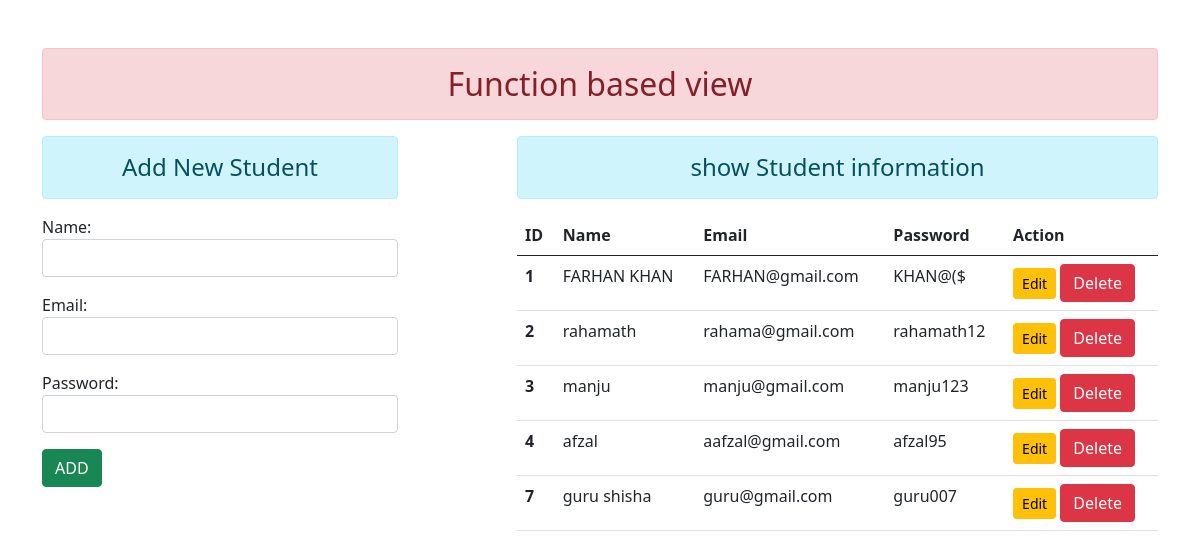
The page / on the database its author committed.
### subapp/models.py (models this page shows)
class user(models.Model):
    Name = models.CharField(max_length=70)
    email = models.EmailField(max_length=70)
    password = models.CharField(max_length=70)

### subapp/views.py (the view)
# urls.py: path('',views.add_show,name="addandshow"),
def add_show(request):
    if request.method =='POST':
        fm = StudentRegistration(request.POST)
        if fm.is_valid():
            nm=fm.cleaned_data['Name']
            em=fm.cleaned_data['email']
            pw=fm.cleaned_data['password']
            reg=user(Name=nm, email=em, password=pw)
            reg.save()
            fm = StudentRegistration()
    else:
        fm = StudentRegistration()
    stud = user.objects.all()
    return render(request, 'addandshow.html',{'form':fm,'stu':stud})

### subapp/forms.py
class StudentRegistration(forms.ModelForm):
    class Meta:
        model =user
        fields = ['Name','email','password']
        widgets = {
            'Name':forms.TextInput(attrs={'class':'form-control'}),
            'email':forms.EmailInput(attrs={'class':'form-control'}),
            'password':forms.PasswordInput(render_value=True, attrs={'class':'form-control'}),
        }

### subapp/templates/addandshow.html (shortened to what this page needs)
{% extends 'base.html'%} {% block content %}
<div class="row">
    <div class="col-sm-4">
        <h4 class="text-center alert alert-info">Add New Student </h4>
        <form action="" method="POST">
            {%csrf_token %} {{form.as_p}}
            <input type="submit" class="btn btn-success" value="ADD">
        </form>
    </div>
    <div class="col-sm-7 offset-1">
        <h4 class="text-center alert alert-info">show Student information</h4>
        {% if stu %}
        <table class="table table-hover">
            <thead>
                <tr>
                    <th scope="col">ID</th>
                    <th scope="col">Name</th>
                    <th scope="col">Email</th>
                    <th scope="col">Password</th>
                    <th scope="col">Action</th>
                </tr>
            </thead>
            <tbody>
                {% for st in stu %}
                <tr>
                    <th scope="row">{{st.id}}</th>
                    <td>{{st.Name}}</td>
                    <td>{{st.email}}</td>
                    <td>{{st.password}}</td>
                    <td>
                        <a href="{% url 'updatedata' st.id%}" class="btn btn-warning btn-sm">Edit</a>
                        <form action="{% url 'deletedata' st.id %}" method="POST" class="d-inline">
                            <input type="submit" class="btn btn-danger" value="Delete">
                        </form>
                </tr>
                {% endfor %}
            </tbody>
        </table>
        {% else %}
        <h4 class="text-center alert alert-warning">No Records</h4>
        {% endif %}
    </div>
</div>
{% endblock content %}

### subapp/templates/base.html (shortened to what this page needs)
<!DOCTYPE html>
{% load static %}
<html lang="en">
<head>
    <link rel="stylesheet" href="{% static 'css/bootstrap.css' %}">
</head>
<body>
    <div class="container mt-5">
    <h2 class="text-center alert alert-danger">Function based view </h2>
     {% block content %}
     {% endblock content %}
     </div>
</body>
</html>

### rows shown on the page
user: id "1", Name "FARHAN KHAN", email "FARHAN@gmail.com", password "KHAN@($"
user: id "2", Name "rahamath", email "rahama@gmail.com", password "rahamath12"
user: id "3", Name "manju", email "manju@gmail.com", password "manju123"
user: id "4", Name "afzal", email "aafzal@gmail.com", password "afzal95"
user: id "7", Name "guru shisha", email "guru@gmail.com", password "guru007"
